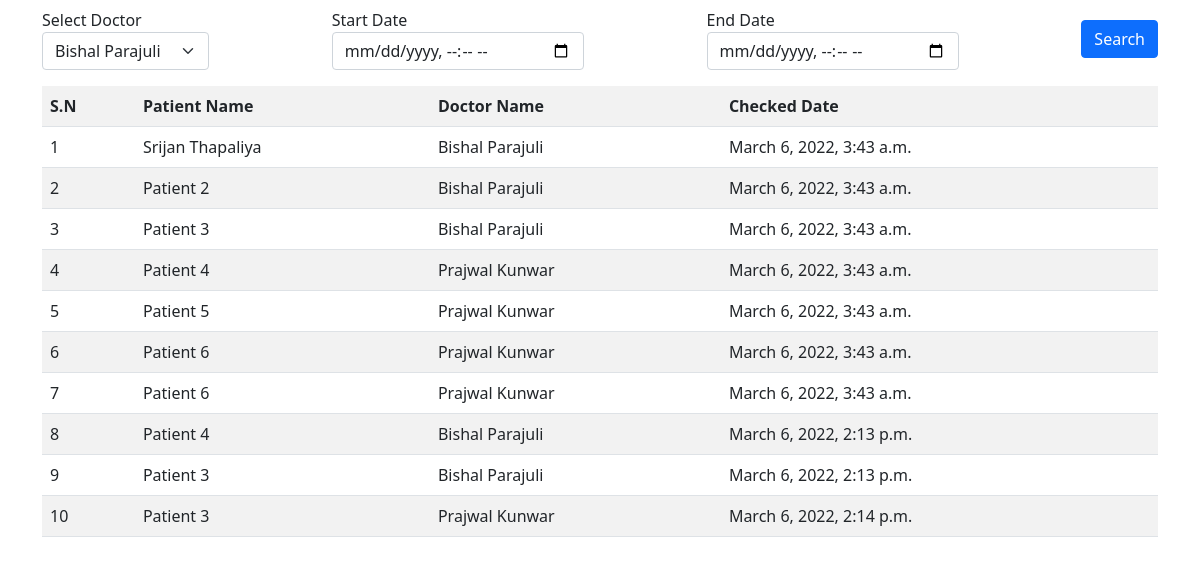
The page / on the database its author committed.
### coreapp/models.py (models this page shows, shortened)
class TimeStamp(models.Model):
    created_at = models.DateTimeField(auto_now_add=True, editable=True)
    updated_at = models.DateTimeField(auto_now=True)
    class Meta:
        abstract = True

class Checkup(TimeStamp):
    doctor = models.ForeignKey(Doctor, on_delete=models.CASCADE, related_name='checkup')
    patient = models.ForeignKey(Patient, on_delete=models.CASCADE, related_name='checkup')

class Patient(TimeStamp):
    name = models.CharField(max_length=200)
    address = models.CharField(max_length=200)
    contact_no = models.CharField(max_length=15, unique=True)
    def __str__(self):
        return str(self.name)

class Doctor(TimeStamp):
    name = models.CharField(max_length=200)
    address = models.CharField(max_length=200)
    contact_no = models.CharField(max_length=15, unique=True)
    department = models.CharField(max_length=100)
    def __str__(self):
        return str(self.name)

### coreapp/views.py (the view)
# urls.py: path('', HomeView.as_view(), name='home')
class HomeView(ListView):
    template_name = 'coreapp/index.html'
    def get_queryset(self):
        doctor = self.request.GET.get('doctor','')
        start_date = self.request.GET.get('start_date','')
        end_date = self.request.GET.get('end_date','')
        if (doctor != '') and (not (start_date and end_date)):
            obj = Checkup.objects.filter(doctor=doctor)
        elif start_date and end_date and (not doctor):
            py_start_date = dt.datetime.strptime(start_date, '%Y-%m-%dT%H:%M')
            py_end_date = dt.datetime.strptime(end_date, '%Y-%m-%dT%H:%M')
            obj =Checkup.objects.filter(created_at__gte=py_start_date, created_at__lte=py_end_date)
        elif start_date and (not(end_date and doctor)):
            py_start_date = dt.datetime.strptime(start_date, '%Y-%m-%dT%H:%M')
            obj =Checkup.objects.filter(created_at__gte=py_start_date, created_at__lte=dt.datetime.now())
        elif doctor and start_date and end_date:
            py_start_date = dt.datetime.strptime(start_date, '%Y-%m-%dT%H:%M')
            py_end_date = dt.datetime.strptime(end_date, '%Y-%m-%dT%H:%M')
            obj = Checkup.objects.filter(doctor=doctor,created_at__gte=py_start_date, created_at__lte=py_end_date)
        else:
            obj = Checkup.objects.all()
        return obj
    def get_context_data(self, *args, **kwargs):
        context = super().get_context_data(**kwargs)
        context['doctor_list'] = Doctor.objects.all()
        return context

### coreapp/templates/coreapp/index.html (shortened to what this page needs)
<!doctype html>
<html lang="en">
  <head>
    <link href="https://cdn.jsdelivr.net/npm/bootstrap@5.1.3/dist/css/bootstrap.min.css" rel="stylesheet">
  </head>
  <body>
    <div class="container my-2">
        <form action="#" method="get">
        <div class="d-flex flex-row justify-content-between align-items-center">
                <div>
                    <label>Select Doctor</label>
                    <select class="form-select" aria-label="Default select example" name="doctor">
                        {% for object in doctor_list  %}
                        <option value="{{ object.id }}">{{object.name}}</option>
                        {% endfor %}
                      </select>
                </div>
                <div>
                    <label for="start-date">Start Date</label>
                    <input class='form-control' type="datetime-local" id="start-date" name="start_date">
                </div>
                <div>
                    <label for="end-date">End Date</label>
                    <input class='form-control' type="datetime-local" id="end-date" name="end_date">
                </div>
                <div>
                    <button type="submit" class="btn btn-primary">Search</button>
                </div>
        </div>
    </form>
    </div>
    <div class="container my-3">
        <table class="table table-striped">
           <tr>
               <th>S.N</th>
               <th>Patient Name</th>
               <th>Doctor Name</th>
               <th>Checked Date</th>
           </tr>
           {% for object in checkup_list %}
            <tr>
               <td>{{forloop.counter}}</td>
               <td>{{ object.patient }}</td>
               <td>{{ object.doctor }}</td>
               <td>{{ object.created_at }}</td>
            </tr>
           {% endfor %}
        </table>
    </div>
  </body>
</html>

### rows shown on the page
Checkup: patient "Srijan Thapaliya", doctor "Bishal Parajuli", created_at "March 6, 2022, 3:43 a.m."
Checkup: patient "Patient 2", doctor "Bishal Parajuli", created_at "March 6, 2022, 3:43 a.m."
Checkup: patient "Patient 3", doctor "Bishal Parajuli", created_at "March 6, 2022, 3:43 a.m."
Checkup: patient "Patient 4", doctor "Prajwal Kunwar", created_at "March 6, 2022, 3:43 a.m."
Checkup: patient "Patient 5", doctor "Prajwal Kunwar", created_at "March 6, 2022, 3:43 a.m."
Checkup: patient "Patient 6", doctor "Prajwal Kunwar", created_at "March 6, 2022, 3:43 a.m."
Checkup: patient "Patient 6", doctor "Prajwal Kunwar", created_at "March 6, 2022, 3:43 a.m."
Checkup: patient "Patient 4", doctor "Bishal Parajuli", created_at "March 6, 2022, 2:13 p.m."
Checkup: patient "Patient 3", doctor "Bishal Parajuli", created_at "March 6, 2022, 2:13 p.m."
Checkup: patient "Patient 3", doctor "Prajwal Kunwar", created_at "March 6, 2022, 2:14 p.m."

### other values the page prints
form field doctor "Bishal Parajuli"
